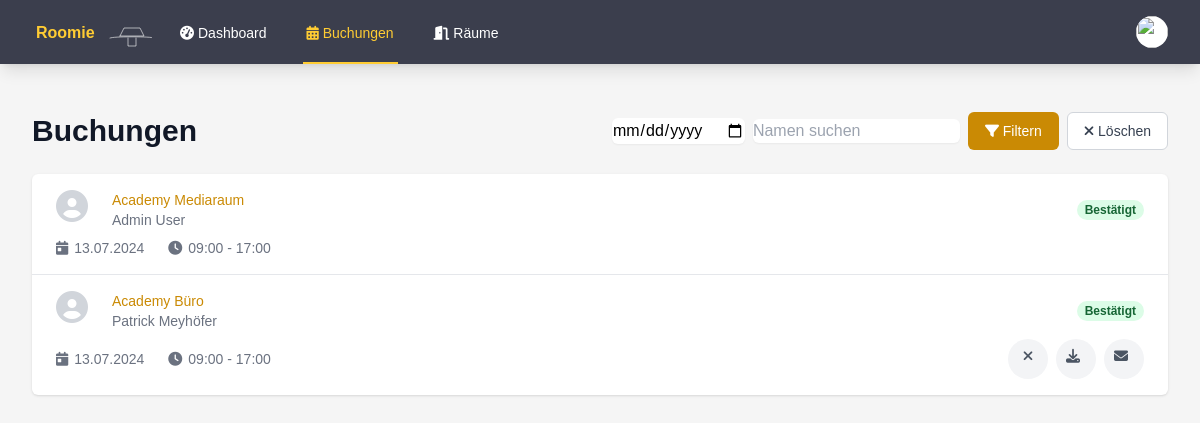
Page /bookings.php (signed in) on the committed database.
### tables this page shows
CREATE TABLE bookings (
        id INTEGER PRIMARY KEY AUTOINCREMENT,
        user_id INTEGER,
        room_id INTEGER,
        seat_id INTEGER,
        date TEXT NOT NULL,
        start_time TEXT NOT NULL,
        end_time TEXT NOT NULL,
        FOREIGN KEY (user_id) REFERENCES users(id),
        FOREIGN KEY (room_id) REFERENCES rooms(id),
        FOREIGN KEY (seat_id) REFERENCES seats(id)
    );

CREATE TABLE rooms (
        id INTEGER PRIMARY KEY AUTOINCREMENT,
        name TEXT NOT NULL,
        number TEXT,
        type TEXT NOT NULL,
        capacity INTEGER DEFAULT 0,
        is_favorite INTEGER DEFAULT 0,
        equipment TEXT,
        grid_position INTEGER
    );

CREATE TABLE users (
        id INTEGER PRIMARY KEY AUTOINCREMENT,
        name TEXT NOT NULL,
        email TEXT UNIQUE NOT NULL,
        password TEXT NOT NULL,
        is_admin INTEGER DEFAULT 0,
        profile_image VARCHAR(255),
        notifications BOOLEAN DEFAULT 0,
        created_at DATETIME DEFAULT CURRENT_TIMESTAMP
    );

### bookings.php (the view, shortened to what this page needs)
<?php
$current_page = basename($_SERVER['PHP_SELF']);
$user_id = $_SESSION['user_id'] ?? null;
$filterDate = $_GET['date'] ?? null;
$searchName = $_GET['search'] ?? '';
$currentDate = date('Y-m-d');
try {
    $db = getDatabaseConnection();
    $query = 'SELECT b.id, r.name as room_name, b.date, b.start_time, b.end_time, u.name as user_name, u.email as user_email, u.profile_image, u.id as user_id
              FROM bookings b
              JOIN rooms r ON b.room_id = r.id
              JOIN users u ON b.user_id = u.id
              WHERE b.date >= :current_date';
    $params = ['current_date' => $currentDate];
    $query .= ' ORDER BY b.date ASC, b.start_time ASC';
    $stmt = $db->prepare($query);
    $stmt->execute($params);
    $bookings = $stmt->fetchAll(PDO::FETCH_ASSOC);
} catch (PDOException $e) {
    $error = "Datenbankfehler: " . $e->getMessage();
}
function formatGermanDate($date)
{
    return date('d.m.Y', strtotime($date));
}
?>
<!DOCTYPE html>
<html lang="de">
<head>
    <script src="https://cdn.tailwindcss.com"></script>
    <link rel="stylesheet" href="styles.css">
    <link rel="stylesheet" href="https://cdnjs.cloudflare.com/ajax/libs/font-awesome/6.1.1/css/all.min.css">
</head>
<body class="bg-custom-background">
    <nav class="bg-custom-nav shadow-lg" x-data="{ open: false }">
        <div class="max-w-7xl mx-auto px-4 sm:px-6 lg:px-8">
            <div class="flex justify-between h-16">
                <div class="flex">
                    <div class="flex-shrink-0 flex items-center">
                        <a href="index.php">
                            <img class="h-8 w-auto" src="test.svg" alt="Roomie Logo">
                        </a>
                    </div>
                    <div class="hidden sm:ml-6 sm:flex sm:space-x-8">
                        <a href="index.php" class="inline-flex items-center px-1 pt-1 border-b-2 text-sm font-medium <?php echo $current_page == 'index.php' ? 'active' : 'inactive'; ?>">
                            <i class="fas fa-tachometer-alt mr-1"></i>Dashboard
                        </a>
                        <a href="bookings.php" class="inline-flex items-center px-1 pt-1 border-b-2 text-sm font-medium <?php echo $current_page == 'bookings.php' ? 'active' : 'inactive'; ?>">
                            <i class="fas fa-calendar-alt mr-1"></i>Buchungen
                        </a>
                        <a href="rooms.php" class="inline-flex items-center px-1 pt-1 border-b-2 text-sm font-medium <?php echo $current_page == 'rooms.php' ? 'active' : 'inactive'; ?>">
                            <i class="fas fa-door-open mr-1"></i>Räume
                        </a>
                    </div>
                </div>
                <div class="hidden sm:ml-6 sm:flex sm:items-center">
                    <div class="ml-3 relative" x-data="{ open: false }">
                        <div>
                            <button @click="open = !open" class="bg-white rounded-full flex text-sm focus:outline-none focus:ring-2 focus:ring-offset-2 focus:ring-yellow-500" id="user-menu" aria-haspopup="true" x-bind:aria-expanded="open">
                                <img class="h-8 w-8 rounded-full" src="https://images.unsplash.com/photo-1472099645785-5658abf4ff4e?ixlib=rb-1.2.1&ixid=eyJhcHBfaWQiOjEyMDd9&auto=format&fit=facearea&facepad=2&w=256&h=256&q=80" alt="">
                            </button>
                        </div>
                    </div>
                </div>
            </div>
        </div>
    </nav>
    <div class="max-w-7xl mx-auto py-6 sm:px-6 lg:px-8">
        <div class="px-4 py-6 sm:px-0">
            <div class="flex flex-col sm:flex-row justify-between items-center mb-6">
                <h1 class="text-3xl font-bold text-gray-900">Buchungen</h1>
                <form action="" method="GET" class="filter-container space-y-2 sm:space-y-0 sm:space-x-2 flex items-center">
                    <input type="date" name="date" id="date" value="<?php echo $filterDate; ?>" class="border-gray-300 rounded-md shadow-sm focus:ring-yellow-500 focus:border-yellow-500 w-full sm:w-auto" placeholder="Datum">
                    <input type="text" name="search" id="search" value="<?php echo htmlspecialchars($searchName); ?>" placeholder="Namen suchen" class="border-gray-300 rounded-md shadow-sm focus:ring-yellow-500 focus:border-yellow-500 w-full sm:w-auto">
                    <button type="submit" class="inline-flex items-center px-4 py-2 border border-transparent text-sm font-medium rounded-md text-white bg-yellow-600 hover:bg-yellow-700 focus:outline-none focus:ring-2 focus:ring-offset-2 focus:ring-yellow-500 w-full sm:w-auto">
                        <i class="fas fa-filter"></i>&nbsp;Filtern
                    </button>
                    <a href="bookings.php" class="inline-flex items-center px-4 py-2 border border-gray-300 text-sm font-medium rounded-md text-gray-700 bg-white hover:bg-gray-50 focus:outline-none focus:ring-2 focus:ring-offset-2 focus:ring-yellow-500 w-full sm:w-auto">
                        <i class="fas fa-times"></i>&nbsp;Löschen
                    </a>
                </form>
            </div>
            <?php if (empty($bookings)) : ?>
                <p class="text-gray-600">Keine Buchungen gefunden.</p>
            <?php else : ?>
                <div class="bg-white shadow overflow-hidden sm:rounded-md">
                    <ul class="divide-y divide-gray-200">
                        <?php foreach ($bookings as $booking) : ?>
                            <li>
                                <div class="px-4 py-4 sm:px-6">
                                    <div class="flex items-center justify-between">
                                        <div class="flex items-center">
                                            <div class="flex-shrink-0 h-10 w-10">
                                                <?php if (!empty($booking['profile_image'])) : ?>
                                                    <img class="h-10 w-10 rounded-full" src="uploads/<?php echo htmlspecialchars($booking['profile_image']); ?>" alt="">
                                                <?php else : ?>
                                                    <i class="fas fa-user-circle fa-2x text-gray-300"></i>
                                                <?php endif; ?>
                                            </div>
                                            <div class="ml-4">
                                                <p class="text-sm font-medium text-yellow-600 truncate">
                                                    <?php echo htmlspecialchars($booking['room_name']); ?>
                                                </p>
                                                <p class="text-sm text-gray-500">
                                                    <?php echo htmlspecialchars($booking['user_name']); ?>
                                                </p>
                                            </div>
                                        </div>
                                        <div class="ml-2 flex-shrink-0 flex">
                                            <p class="px-2 inline-flex text-xs leading-5 font-semibold rounded-full bg-green-100 text-green-800">
                                                Bestätigt
                                            </p>
                                        </div>
                                    </div>
                                    <div class="mt-2 sm:flex sm:justify-between">
                                        <div class="sm:flex">
                                            <p class="flex items-center text-sm text-gray-500">
                                                <i class="fas fa-calendar-day mr-1.5"></i>
                                                <?php echo formatGermanDate($booking['date']); ?>
                                            </p>
                                            <p class="mt-2 flex items-center text-sm text-gray-500 sm:mt-0 sm:ml-6">
                                                <i class="fas fa-clock mr-1.5"></i>
                                                <?php echo htmlspecialchars($booking['start_time'] . ' - ' . $booking['end_time']); ?>
                                            </p>
                                        </div>
                                        <?php if ($booking['user_id'] == $user_id) : ?>
                                            <div class="mt-2 flex items-center text-sm text-gray-500 sm:mt-0 space-x-2">
                                                <form action="cancel_booking.php" method="POST" onsubmit="return confirm('Sind Sie sicher, dass Sie diese Buchung stornieren möchten?');">
                                                    <button type="submit" class="icon-btn">
                                                        <i class="fas fa-times icon"></i>
                                                    </button>
                                                </form>
                                                <a href="?download=calendar&booking_id=<?php echo $booking['id']; ?>" class="icon-btn">
                                                    <i class="fas fa-download icon"></i>
                                                </a>
                                                <a href="?send_email=1&booking_id=<?php echo $booking['id']; ?>" class="icon-btn">
                                                    <i class="fas fa-envelope icon"></i>
                                                </a>
                                            </div>
                                        <?php endif; ?>
                                    </div>
                                </div>
                            </li>
                        <?php endforeach; ?>
                    </ul>
                </div>
            <?php endif; ?>
        </div>
    </div>
</body>
</html>

### styles.css (style rules this page uses)
.active { color: #ffcc33 !important; border-color: #ffcc33 !important; }
.inactive { color: #fff !important; border-color: transparent !important; }
body { font-family: 'Source Sans 3', sans-serif; }
.bg-custom-nav { background-color: #3b3e4d; }
.bg-custom-background { background-color: #f5f5f5; }
.filter-container { display: flex; flex-direction: column; width: 100%; }
@media (min-width: 640px) { .filter-container { flex-direction: row; width: auto; } }
.icon-btn { display: inline-flex; align-items: center; justify-content: center; width: 2.5rem; height: 2.5rem; border-radius: 50%; background-color: #f3f4f6; transition: background-color 0.2s; }
.icon { width: 1.25rem; height: 1.25rem; color: #4b5563; }

### rows in the picture
bookings: room.name "Academy Mediaraum", user.name "Admin User", date "13.07.2024", start_time+end_time "09:00 - 17:00"
bookings: room.name "Academy Büro", user.name "Patrick Meyhöfer", date "13.07.2024", start_time+end_time "09:00 - 17:00"
